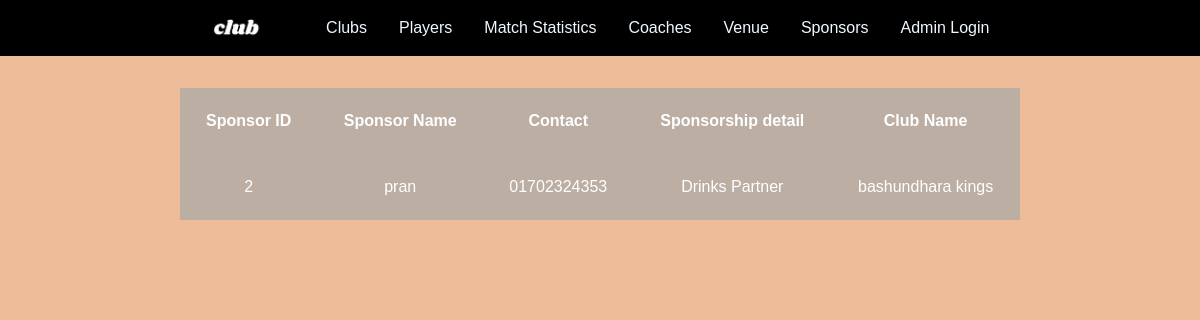
Page /sponsor.php on the committed database.
### tables this page shows
CREATE TABLE `sponsor` (
  `sponsor_id` int(11) NOT NULL,
  `sponsor_name` varchar(25) DEFAULT NULL,
  `contact_info` varchar(25) DEFAULT NULL,
  `sponsorship_detail` varchar(75) DEFAULT NULL,
  `club_id` int(11) DEFAULT NULL
);

CREATE TABLE `club` (
  `club_id` int(11) NOT NULL,
  `club_name` varchar(25) DEFAULT NULL,
  `location` varchar(25) DEFAULT NULL,
  `established_date` date DEFAULT NULL
);

### sponsor.php (the view, shortened to what this page needs)
<?php
include("database.php");
?>
<!DOCTYPE html>
<html lang="en">
<head>
    <link rel="stylesheet" href="style.css">
</head>
<body class="background">
<div class="navbar">
    <img src="image/logo.png" alt="" srcset="" style="height: 3vh; margin-right:2rem;" href="index.php">
    <a href="club.php"><li>Clubs</li></a>
    <a href="player.php"><li>Players</li></a>
    <a href="mstatistics.php"><li>Match Statistics</li></a>
<a href="coach.php"><li>Coaches</li></a>
    <a href="venue.php"><li>Venue</li></a>
    <a href="sponsor.php"><li>Sponsors</li></a>
    <a href="login.php"><li>Admin Login</li></a>
</div>
<div class="tab">
    <?php
 echo "<table class='tabl' style='border-collapse: collapse; width: 70%;'>";
 echo "<thead>
         <tr>
             <th>Sponsor ID</th>
             <th>Sponsor Name</th>
             <th>Contact</th>
             <th>Sponsorship detail</th>
             <th>Club Name</th>
         </tr>
       </thead>";
 echo "<tbody>";
     $sql='SELECT sponsor_id,sponsor_name,contact_info,sponsorship_detail,club_name FROM sponsor,club WHERE sponsor.club_id=club.club_id';
    $result=mysqli_query($conn,$sql);
    if(mysqli_num_rows($result)>0){
        while($row=mysqli_fetch_assoc($result)){
            echo "<tr>";
            echo "<td>" .$row["sponsor_id"] . "</td>";
            echo "<td>" .$row["sponsor_name"] . "</td>";
            echo "<td>" .$row["contact_info"] . "</td>";
            echo "<td>" .$row["sponsorship_detail"] . "</td>";
            echo "<td>" . $row['club_name'] . "</td>";
            echo "</tr>";
        };
    }
    echo "</tbody>";
    echo"</table>";
 ?>
 </div>
</body>
</html>

### style.css (style rules this page uses)
* { padding: 0; margin: 0; box-sizing: border-box; }
body { font-family: Cambria, sans-serif; }
.navbar { display: flex; list-style: none; gap: 2rem; justify-content: center; background-color: black; padding: 1rem; align-items: center; }
.navbar a { text-decoration: none; color: aliceblue; }
.background { background-color:#efbc9a ; }
.tab { display: flex; justify-content: center; margin-top: 2rem; }
.tabl { text-align: center; color: #fff; }
.tabl td,th { background-color: #a8a8a8b3; padding: 1.5rem; border-bottom:1rem; }
.tabl tr { border: .4rem; }

### rows in the picture
sponsor: sponsor_id "2", sponsor_name "pran", contact_info "01702324353", sponsorship_detail "Drinks Partner", club.club_name "bashundhara kings"
